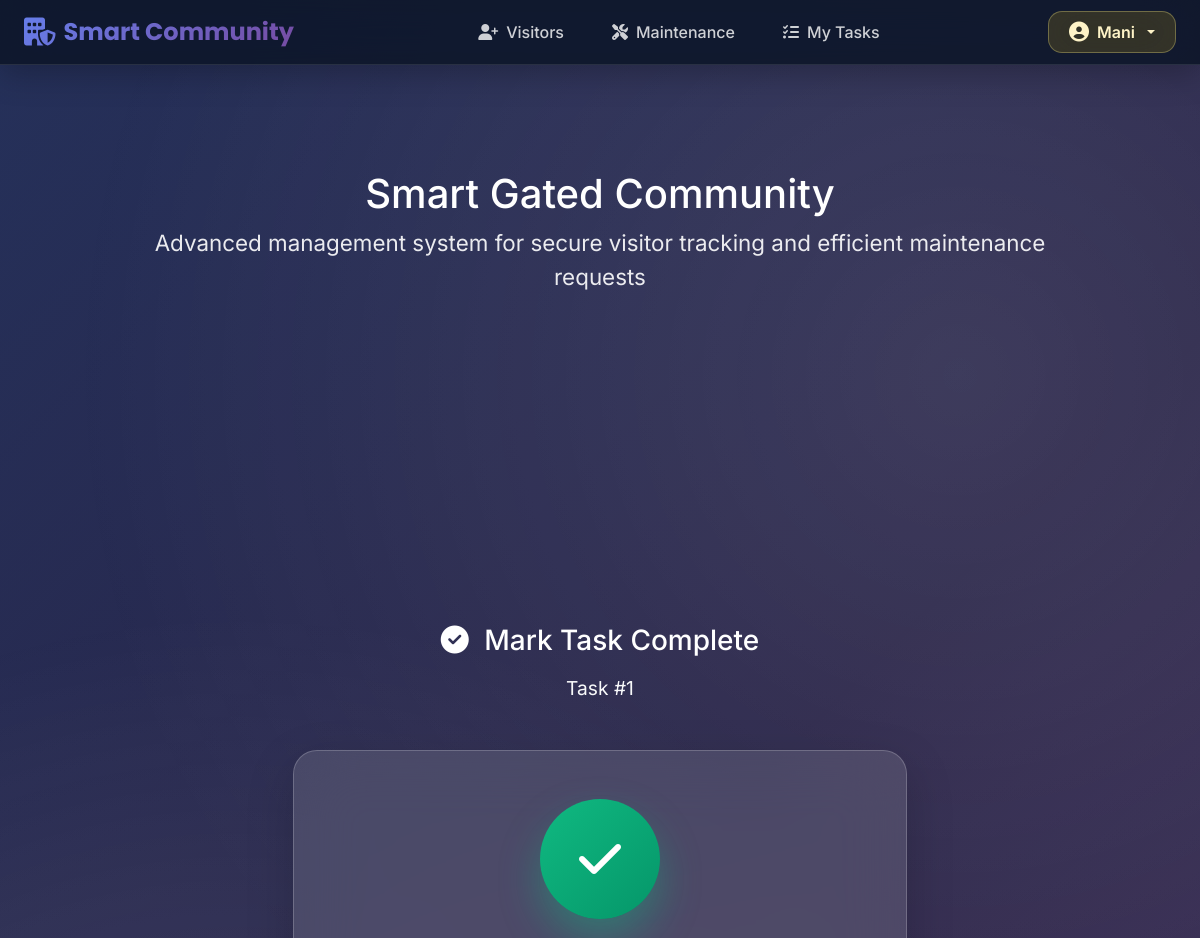
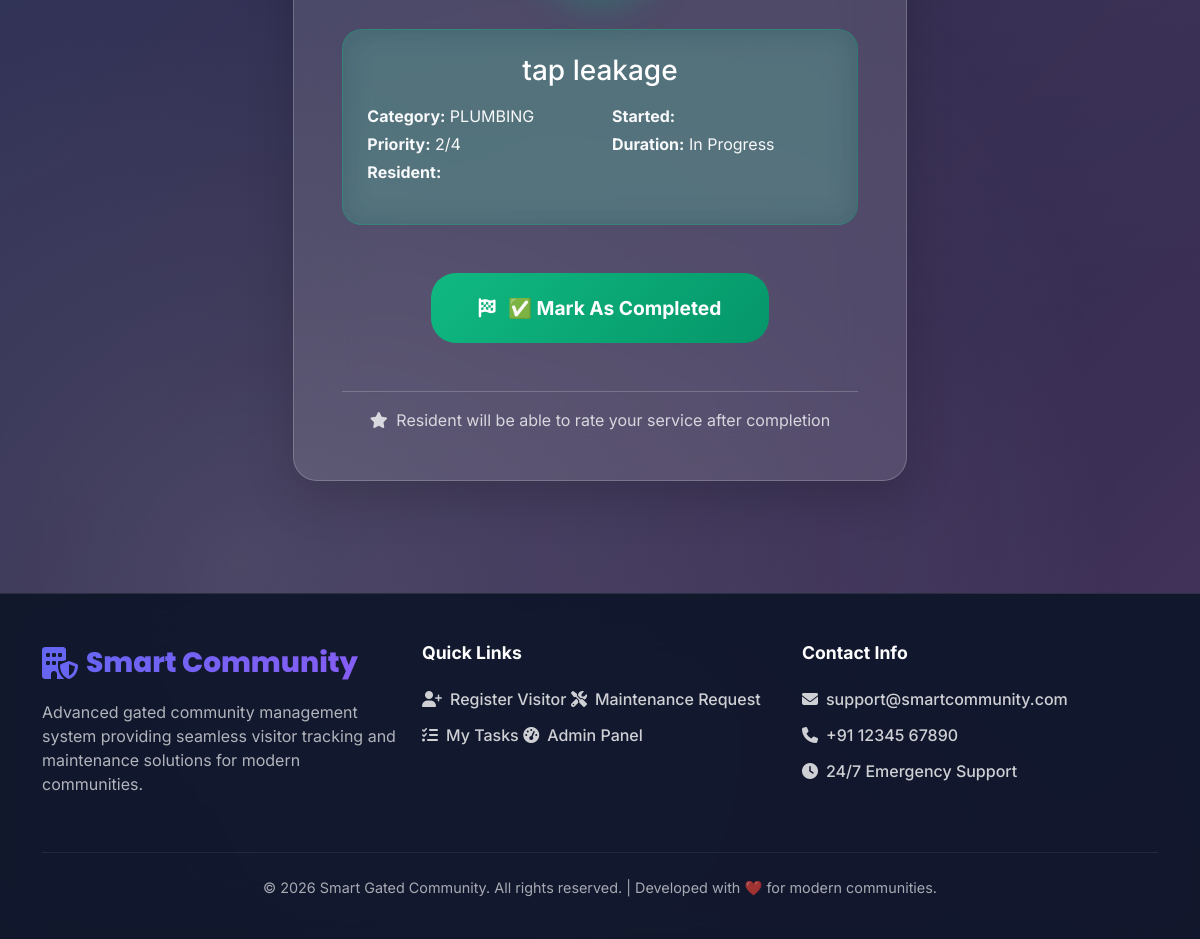
Page /maintainance/tasks/1/complete/ (signed in) on the committed database (2 pictures, top to bottom).
### accounts/models.py (models this page shows, shortened)
class User(AbstractUser):
    class Role(models.TextChoices):
        ADMIN = "ADMIN", "Admin"
        RESIDENT = "RESIDENT", "Resident"
        STAFF = "STAFF", "Maintenance Staff"
        GUARD = "GUARD", "Security Guard"
    role = models.CharField(
        max_length=20,
        choices=Role.choices,
        default=Role.RESIDENT,
    )
    flat_number = models.CharField(max_length=20, blank=True, null=True)
    phone = models.CharField(max_length=15, blank=True, null=True)
    class Designation(models.TextChoices):
        PLUMBER = "PLUMBER", "Plumber"
        ELECTRICIAN = "ELECTRICIAN", "Electrician"
        CARPENTER = "CARPENTER", "Carpenter"
        PAINTER = "PAINTER", "Painter"
        HVAC_TECHNICIAN = "HVAC_TECHNICIAN", "HVAC Technician"
        GARDENER = "GARDENER", "Gardener"
        SECURITY_GUARD = "SECURITY_GUARD", "Security Guard"
        CLEANER = "CLEANER", "Cleaner"
        GENERAL = "GENERAL", "General Maintenance"
    designation = models.CharField(
        max_length=20,
        choices=Designation.choices,
        blank=True,
        null=True,
        help_text="Staff designation"
    )

### maintainance/models.py (models this page shows, shortened)
class Assignment(models.Model):
    request = models.OneToOneField(MaintenanceRequest, on_delete=models.CASCADE, related_name="assignment")
    staff = models.ForeignKey(User, on_delete=models.CASCADE, limit_choices_to={"role": "STAFF"})
    assigned_at = models.DateTimeField(default=timezone.now)
    predicted_start_time = models.DateTimeField(blank=True, null=True)
    predicted_end_time = models.DateTimeField(blank=True, null=True)
    score = models.FloatField(default=0.0)  # ML score for suitability
    accepted = models.BooleanField(default=False)
    rejected = models.BooleanField(default=False)
    rejection_reason = models.TextField(blank=True, null=True)
    accepted_at = models.DateTimeField(blank=True, null=True)

class MaintenanceRequest(models.Model):
    class Status(models.TextChoices):
        OPEN = "OPEN", "Open"
        ASSIGNED = "ASSIGNED", "Assigned"
        IN_PROGRESS = "IN_PROGRESS", "In Progress"
        COMPLETED = "COMPLETED", "Completed"
    PRIORITY_CHOICES = [
        (1, "Low"),
        (2, "Medium"),
        (3, "High"),
        (4, "Critical"),
    ]
    resident = models.ForeignKey(User, on_delete=models.CASCADE, related_name="maintenance_requests")
    title = models.CharField(max_length=100)
    description = models.TextField()
    category = models.CharField(
        max_length=50,
        choices=StaffSkill.SKILL_CHOICES,
        default="GENERAL",
    )
    created_at = models.DateTimeField(default=timezone.now)
    status = models.CharField(max_length=20, choices=Status.choices, default=Status.OPEN)
    priority = models.IntegerField(choices=PRIORITY_CHOICES, default=2)
    predicted_duration_minutes = models.IntegerField(default=30)

### maintainance/views.py (the view)
# urls.py: path('tasks/<int:assignment_id>/complete/', views.staff_complete_task, name='staff_complete_task'),
@login_required
def staff_complete_task(request, assignment_id):
    if request.user.role != 'STAFF':
        return redirect("home")
    assignment = get_object_or_404(Assignment, id=assignment_id, staff=request.user)
    if request.method == 'POST':
        assignment.predicted_end_time = timezone.now()
        assignment.save()
        messages.success(request, "✅ Task COMPLETED! Resident can now rate.")
        return redirect("my_tasks")
    context = {'assignment': assignment}
    return render(request, "maintainance/complete_task.html", context)

### templates/maintainance/complete_task.html (shortened to what this page needs)
{% extends "base.html" %}
{% block content %}
<div class="py-5">
    <div class="container">
        <div class="row justify-content-center">
            <div class="col-lg-8">
                <div class="text-center mb-5">
                    <h1 class="h3 mb-3 gradient-text">
                        <i class="fa-solid fa-check-circle me-2"></i>
                        Mark Task Complete
                    </h1>
                    <p class="text-light mb-0" style="font-size: 1.2rem;">Task #{{ assignment.id }}</p>
                </div>
                <div class="card card-glass shadow-lg">
                    <div class="card-body p-5 text-center">
                        <div class="mb-5">
                            <div style="width: 120px; height: 120px; background: linear-gradient(135deg, #10b981, #059669); border-radius: 50%; margin: 0 auto 2rem; display: flex; align-items: center; justify-content: center; box-shadow: 0 20px 40px rgba(16,185,129,0.4);">
                                <i class="fa-solid fa-check" style="font-size: 3rem; color: white;"></i>
                            </div>
                        </div>
                        <div class="mb-5 p-4" style="background: rgba(16,185,129,0.2); border-radius: 20px; backdrop-filter: blur(15px); border: 1px solid rgba(16,185,129,0.3);">
                            <h3 class="text-white mb-3">{{ assignment.request.title }}</h3>
                            <div class="row text-start">
                                <div class="col-md-6">
                                    <p class="text-light mb-1"><strong>Category:</strong> {{ assignment.request.category }}</p>
                                    <p class="text-light mb-1"><strong>Priority:</strong> {{ assignment.request.priority }}/4</p>
                                    <p class="text-light"><strong>Resident:</strong> {{ assignment.request.resident.get_full_name }}</p>
                                </div>
                                <div class="col-md-6">
                                    <p class="text-light mb-1"><strong>Started:</strong> {{ assignment.started_at|date:"M d, Y g:i A" }}</p>
                                    <p class="text-light mb-1"><strong>Duration:</strong>
                                        {% if assignment.completed_at %}
                                            {{ assignment.completed_at|timeuntil:"started_at" }}
                                        {% else %}
                                            In Progress
                                        {% endif %}
                                    </p>
                                </div>
                            </div>
                        </div>
                        <form method="post">
                            <button type="submit" class="btn btn-complete text-white mb-4">
                                <i class="fa-solid fa-flag-checkered me-2"></i>
                                ✅ Mark As Completed
                            </button>
                        </form>
                        <div class="mt-4 pt-3" style="border-top: 1px solid rgba(255,255,255,0.2);">
                            <p class="text-light mb-0" style="opacity: 0.8;">
                                <i class="fa-solid fa-star me-1"></i>
                                Resident will be able to rate your service after completion
                            </p>
                        </div>
                    </div>
                </div>
            </div>
        </div>
    </div>
</div>
{% endblock %}

### templates/base.html (shortened to what this page needs)
<!DOCTYPE html>
<html lang="en">
<head>
    <link href="https://cdn.jsdelivr.net/npm/bootstrap@5.3.2/dist/css/bootstrap.min.css"
          rel="stylesheet"
>
    <link rel="stylesheet"
          href="https://cdnjs.cloudflare.com/ajax/libs/font-awesome/6.5.1/css/all.min.css"
>
</head>
<body {% if request.path == '/' %}class="home-page"{% endif %}>
    <nav class="navbar navbar-expand-lg navbar-dark fixed-top">
        <div class="container-fluid px-4">
            <a class="navbar-brand d-flex align-items-center" href="{% url 'home' %}">
                <i class="fa-solid fa-building-shield me-2 fs-3"></i>
                <span>Smart Community</span>
            </a>
            <div class="collapse navbar-collapse" id="mainNavbar">
                <ul class="navbar-nav mx-auto mb-2 mb-lg-0">
                    <li class="nav-item">
                        <a class="nav-link {% if request.path|slice:'0:10' == '/visitors/' %}active{% endif %}"
                           href="/visitors/create/">
                            <i class="fa-solid fa-user-plus me-2"></i>Visitors
                        </a>
                    </li>
                    <li class="nav-item">
                        <a class="nav-link {% if request.path|slice:'0:13' == '/maintainance/' %}active{% endif %}"
                           href="/maintainance/create/">
                            <i class="fa-solid fa-tools me-2"></i>Maintenance
                        </a>
                    </li>
                    {% if request.user.is_authenticated and request.user.role == 'STAFF' %}
                    <li class="nav-item">
                        <a class="nav-link {% if request.path|slice:'0:20' == '/maintainance/my-tasks' %}active{% endif %}"
                           href="/maintainance/my-tasks/">
                            <i class="fa-solid fa-list-check me-2"></i>My Tasks
                        </a>
                    </li>
                    {% endif %}
                </ul>
                <div class="d-flex align-items-center gap-3">
                    {% if request.user.is_authenticated %}
                        <div class="dropdown">
                            <button class="btn user-btn dropdown-toggle d-flex align-items-center gap-2"
                                    type="button" data-bs-toggle="dropdown" aria-expanded="false">
                                <i class="fa-solid fa-user-circle fs-5"></i>
                                <span class="d-none d-md-inline">{{ request.user.username }}</span>
                            </button>
                        </div>
                    {% else %}
                        <a href="{% url 'login' %}" class="btn btn-primary">
                            <i class="fa-solid fa-right-to-bracket me-2"></i>Login
                        </a>
                    {% endif %}
                </div>
            </div>
        </div>
    </nav>
    {% if request.path != "/accounts/login/" and request.path != "/login/" %}
    <section class="hero-section">
        <div class="container">
            <div class="row justify-content-center">
                <div class="col-12 col-lg-10">
                    <div class="hero-content">
                        <h1 class="hero-title">Smart Gated Community</h1>
                        <p style="font-size: clamp(1.1rem, 3vw, 1.4rem); opacity: 0.9; font-weight: 400;">
                            Advanced management system for secure visitor tracking and efficient maintenance requests
                        </p>
                    </div>
                </div>
            </div>
        </div>
    </section>
    {% endif %}
    <div class="container-fluid main-wrapper px-3 px-md-4">
        <div class="row">
            <div class="col-12 col-xl-10 mx-auto">
                {% block content %}{% endblock %}
            </div>
        </div>
    </div>
    <footer class="footer">
        <div class="container">
            <div class="row">
                <div class="col-lg-4 col-md-6 mb-4">
                    <div class="footer-brand d-flex align-items-center mb-3">
                        <i class="fa-solid fa-building-shield me-2 fs-2"></i>
                    </div>
                    <p class="opacity-75 mb-0">Advanced gated community management system providing seamless visitor tracking and maintenance solutions for modern communities.</p>
                </div>
                <div class="col-lg-4 col-md-6 mb-4">
                    <h5>Quick Links</h5>
                    <div class="footer-links">
                        <a href="/visitors/create/"><i class="fa-solid fa-user-plus"></i>Register Visitor</a>
                        <a href="/maintainance/create/"><i class="fa-solid fa-tools"></i>Maintenance Request</a>
                        {% if request.user.is_authenticated and request.user.role == 'STAFF' %}
                        <a href="/maintainance/my-tasks/"><i class="fa-solid fa-list-check"></i>My Tasks</a>
                        {% endif %}
                        <a href="/admin/"><i class="fa-solid fa-gauge-high"></i>Admin Panel</a>
                    </div>
                </div>
                <div class="col-lg-4 col-md-12 mb-4">
                    <h5>Contact Info</h5>
                    <div class="footer-links">
                        <a href="#"><i class="fa-solid fa-envelope"></i>support@smartcommunity.com</a>
                        <a href="#"><i class="fa-solid fa-phone"></i>+91 12345 67890</a>
                        <a href="#"><i class="fa-solid fa-clock"></i>24/7 Emergency Support</a>
                    </div>
                </div>
            </div>
            <div class="footer-bottom">
                <p>&copy; 2026 Smart Gated Community. All rights reserved. | Developed with ❤️ for modern communities.</p>
            </div>
        </div>
    </footer>
</body>
</html>

### templates/base.html (style rules this page uses)
:root { --primary: #6366f1; --secondary: #8b5cf6; --accent: #ec4899; --success: #10b981; --warning: #f59e0b; --danger: #ef4444; --dark: #0f172a; --darker: #020617; --light: #f8fafc; --glass: rgba(255, 255, 255, 0.05); --glass-border: rgba(255, 255, 255, 0.1); --profile-gold: linear-gradient(135deg, #facc15, #eab308); }
* { margin: 0; padding: 0; box-sizing: border-box; }
body { font-family: 'Inter', sans-serif; background: linear-gradient(rgba(15, 23, 42, 0.75), rgba(15, 23, 42, 0.75)), linear-gradient(135deg, #667eea 0%, #764ba2 50%, #f093fb 100%); background-attachment: fixed; color: #fff; min-height: 100vh; position: relative; overflow-x: hidden; }
body::before { content: ''; position: fixed; top: 0; left: 0; width: 100%; height: 100%; background: radial-gradient(circle at 20% 80%, rgba(255, 255, 255, 0.15) 0%, transparent 50%), radial-gradient(circle at 80% 20%, rgba(255, 255, 255, 0.1) 0%, transparent 50%); animation: bgShift 30s ease infinite; z-index: -1; }
.navbar { background: rgba(15, 23, 42, 0.92) !important; backdrop-filter: blur(25px) saturate(180%); border-bottom: 1px solid var(--glass-border); box-shadow: 0 8px 32px rgba(0, 0, 0, 0.25); transition: all 0.4s ease; }
.user-btn { background: rgba(250, 204, 21, 0.15) !important; backdrop-filter: blur(20px); border: 1px solid rgba(254, 240, 138, 0.3) !important; border-radius: 14px; padding: 0.5rem 1.25rem; color: #fef3c7 !important; transition: all 0.4s cubic-bezier(0.4, 0, 0.2, 1); font-weight: 600; }
.hero-section { min-height: 60vh; display: flex; align-items: center; position: relative; padding: 3rem 0; }
.hero-content { text-align: center; }
.main-wrapper { padding-top: 6rem; padding-bottom: 4rem; min-height: calc(100vh - 220px); }
.navbar-brand { font-family: 'Poppins', sans-serif; font-weight: 700; font-size: 1.5rem; background: linear-gradient(135deg, #667eea 0%, #764ba2 100%); -webkit-background-clip: text; background-clip: text; color: transparent; }
.nav-link { color: rgba(255, 255, 255, 0.8) !important; font-weight: 500; padding: 0.75rem 1.25rem !important; margin: 0 0.25rem; border-radius: 12px; transition: all 0.3s cubic-bezier(0.4, 0, 0.2, 1); }
.footer { background: rgba(15, 23, 42, 0.95); backdrop-filter: blur(25px) saturate(180%); border-top: 1px solid var(--glass-border); color: rgba(255, 255, 255, 0.9); padding: 3rem 0 1.5rem; }
.footer-brand { font-family: 'Poppins', sans-serif; font-size: 1.75rem; font-weight: 800; background: linear-gradient(135deg, var(--primary), var(--secondary)); -webkit-background-clip: text; background-clip: text; color: transparent; margin-bottom: 1rem; }
.footer h5 { font-weight: 700; color: #fff; margin-bottom: 1.5rem; font-size: 1.1rem; }
.footer-links a { color: rgba(255, 255, 255, 0.8); text-decoration: none; display: inline-flex; align-items: center; gap: 0.5rem; margin-bottom: 0.75rem; transition: all 0.3s ease; font-weight: 500; }
.footer-bottom { border-top: 1px solid rgba(255, 255, 255, 0.1); padding-top: 1.5rem; margin-top: 2rem; text-align: center; opacity: 0.7; font-size: 0.9rem; }

### templates/maintainance/complete_task.html (style rules this page uses)
.card-glass { background: rgba(255, 255, 255, 0.12); backdrop-filter: blur(30px); border: 1px solid rgba(255, 255, 255, 0.2); border-radius: 24px; box-shadow: 0 20px 60px rgba(0, 0, 0, 0.3); }
.btn-complete { background: linear-gradient(135deg, #10b981, #059669); border: none; padding: 1.25rem 3rem; font-size: 1.2rem; font-weight: 700; border-radius: 25px; height: 70px; }

### rows in the picture
User: user.username "Mani"
Assignment: id "1", request "tap leakage", request.category "PLUMBING", request.priority "2"
